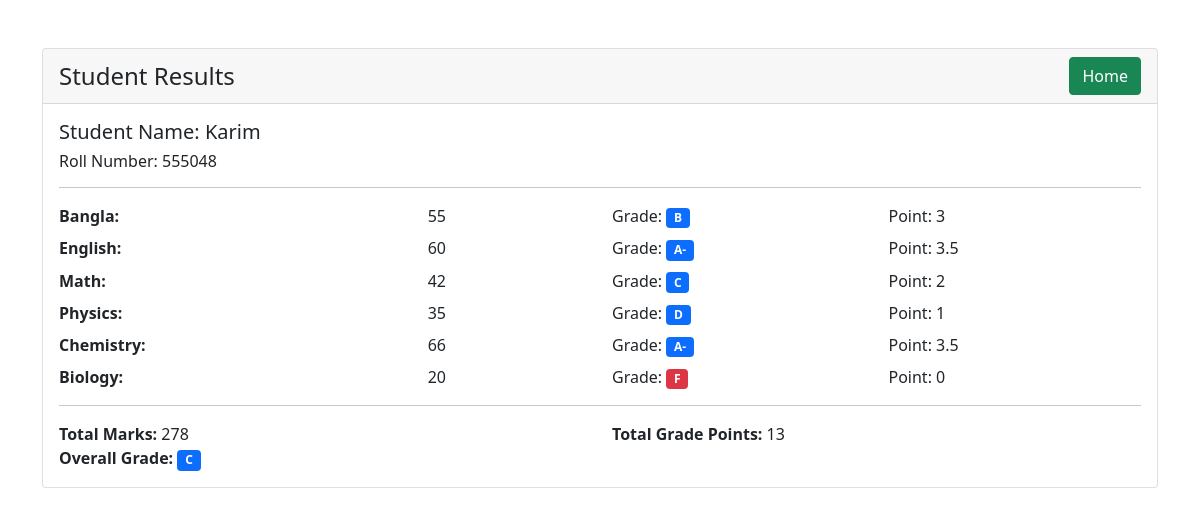
The page /result.php?roll=555048 on the database its author committed.
### tables this page shows
CREATE TABLE `result` (
  `id` int(11) NOT NULL,
  `student_id` int(11) NOT NULL,
  `bangla` int(11) NOT NULL,
  `english` int(11) NOT NULL,
  `math` int(11) NOT NULL,
  `physics` int(11) NOT NULL,
  `chemistry` int(11) NOT NULL,
  `biology` int(11) NOT NULL,
  `created_at` timestamp NOT NULL DEFAULT current_timestamp(),
  `updated_at` timestamp NULL DEFAULT NULL
);

CREATE TABLE `students` (
  `id` int(11) NOT NULL COMMENT 'Primary Key',
  `name` varchar(50) NOT NULL,
  `roll` bigint(20) NOT NULL,
  `phone` varchar(11) NOT NULL,
  `created_at` timestamp NOT NULL DEFAULT current_timestamp(),
  `updated_at` timestamp NULL DEFAULT NULL
);

### view/result.php (the view, shortened to what this page needs)
<!doctype html>
<html lang="en">
<head>
    <link href="https://cdn.jsdelivr.net/npm/bootstrap@5.0.2/dist/css/bootstrap.min.css" rel="stylesheet">
</head>
<body>
    <div class="container mt-5">
        <div class="card">
            <div class="card-header d-flex justify-content-between align-items-center">
                <h4 class="mb-0 me-3">Student Results</h4>
                <a href="index.php"><button class="btn btn-success">Home</button></a>
            </div>
            <div class="card-body">
                <?php
                if ($result->num_rows > 0) {
                    $row = $result->fetch_assoc();
                    $subjects = ["Bangla", "English", "Math", "Physics", "Chemistry", "Biology"];
                    $totalPoints = 0;
                    $totalMarks = 0;
                    $totalSubjects = count($subjects);
                    echo "<h5>Student Name: " . htmlspecialchars($row["name"]) . "</h5>";
                    echo "<h6>Roll Number: " . htmlspecialchars($row["roll"]) . "</h6>";
                    echo "<hr>";
                    foreach ($subjects as $subject) {
                        $marks = $row[strtolower($subject)];
                        $grade = calculateGrade($marks);
                        $gradePoint = calculateGradePoint($marks);
                        $totalPoints += $gradePoint;
                        $totalMarks += $marks;
                        echo "<div class='row mb-2'>";
                        echo "<div class='col-md-4'><strong>$subject:</strong></div>";
                        echo "<div class='col-md-2'>" . htmlspecialchars($marks) . "</div>";
                        echo "<div class='col-md-3'>Grade: <span class='badge bg-" . ($grade == 'F' ? 'danger' : ($grade == 'A+' ? 'success' : 'primary')) . "'>$grade</span></div>";
                        echo "<div class='col-md-3'>Point: " . htmlspecialchars($gradePoint) . "</div>";
                        echo "</div>";
                    }
                    $averageGradePoint = $totalPoints / $totalSubjects;
                    $overallGrade = calculateGrade($averageGradePoint * 20);
                    echo "<hr>";
                    echo "<div class='row'>";
                    echo "<div class='col-md-6'><strong>Total Marks:</strong> " . htmlspecialchars($totalMarks) . "</div>";
                    echo "<div class='col-md-6'><strong>Total Grade Points:</strong> " . htmlspecialchars($totalPoints) . "</div>";
                    echo "<div class='col-md-6'><strong>Overall Grade:</strong> <span class='badge bg-" . ($overallGrade == 'F' ? 'danger' : ($overallGrade == 'A+' ? 'success' : 'primary')) . "'>$overallGrade</span></div>";
                    echo "</div>";
                } else {
                    echo "<p class='text-danger'>No results found for the given roll number.</p>";
                }
                ?>
            </div>
        </div>
    </div>
</body>
</html>

### rows shown on the page
result: student.name "Karim", student.roll "555048", bangla "55", bangla "B", bangla "3", english "60", english "A-", english "3.5", math "42", math "C", math "2", physics "35", physics "D", physics "1", chemistry "66", chemistry "A-", chemistry "3.5", biology "20", biology "F", biology "0"

### other values the page prints
$subject "Bangla"
$subject "English"
$subject "Math"
$subject "Physics"
$subject "Chemistry"
$subject "Biology"
$totalMarks "278"
$totalPoints "13"
$overallGrade "C"
